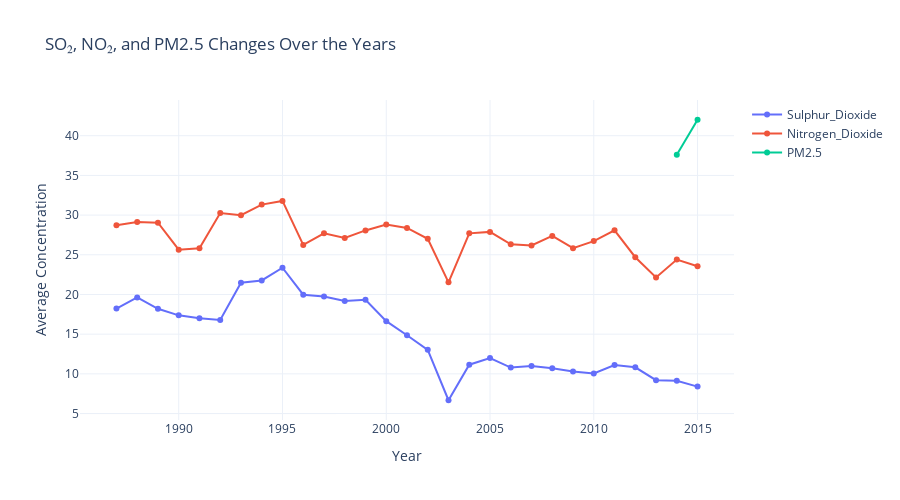

The cell this chart's notebook holds for it:
### Code cell
print(f"\nThe Data ranges from {B}{int(data['Year'].min())}{R} to {B}{int(data['Year'].max())}{R}.\n")

print(f"SO₂ data available from    :{B}{int(data.loc[data['Sulphur_Dioxide'] > 0, 'Year'].min())}{R} to " + 
                                f"{B}{int(data.loc[data['Sulphur_Dioxide'] > 0, 'Year'].max())}{R}.")
print(f"NO₂ data available from    :{B}{int(data.loc[data['Nitrogen_Dioxide'] > 0, 'Year'].min())}{R} to " + 
                                f"{B}{int(data.loc[data['Nitrogen_Dioxide'] > 0, 'Year'].max())}{R}.")
print(f"PM2.5 data available from  :{B}{int(data.loc[data['PM2.5'] > 0, 'Year'].min())}{R} to " + 
                                f"{B}{int(data.loc[data['PM2.5'] > 0, 'Year'].max())}{R}.\n\n")



fig = go.Figure()

for pollutant in pollutants:
    yearly_avg = data.groupby('Year')[pollutant].mean()
    fig.add_trace(go.Scatter(
        x=yearly_avg.index,
        y=yearly_avg.values,
        mode='lines+markers',
        name=pollutant,
        hovertemplate=f"{pollutant}<br>Year: %{{x}}<br>Avg: %{{y:.2f}}"
    ))

fig.update_layout(
    title="SO₂, NO₂, and PM2.5 Changes Over the Years",
    xaxis_title="Year",
    yaxis_title="Average Concentration",
    hovermode="x unified",
    template="plotly_white",
    width=900,
    height=500
)

fig.show()

### Figure 1 — Plotly figure (JSON) as saved in the notebook; plotly's stock layout.template omitted (floating-point values rounded to 4 significant figures)
{"data": [{"hovertemplate": "Sulphur_Dioxide<br>Year: %{x}<br>Avg: %{y:.2f}", "mode": "lines+markers", "name": "Sulphur_Dioxide", "type": "scatter", "x": [1987.0, 1988.0, 1989.0, 1990.0, 1991.0, 1992.0, 1993.0, 1994.0, 1995.0, 1996.0, 1997.0, 1998.0, 1999.0, 2000.0, 2001.0, 2002.0, 2003.0, 2004.0, 2005.0, 2006.0, 2007.0, 2008.0, 2009.0, 2010.0, 2011.0, 2012.0, 2013.0, 2014.0, 2015.0], "y": [18.22, 19.63, 18.19, 17.37, 17.0, 16.78, 21.49, 21.77, 23.37, 19.97, 19.75, 19.17, 19.32, 16.64, 14.87, 13.03, 6.674, 11.15, 11.99, 10.8, 10.99, 10.7, 10.29, 10.05, 11.11, 10.83, 9.197, 9.121, 8.392]}, {"hovertemplate": "Nitrogen_Dioxide<br>Year: %{x}<br>Avg: %{y:.2f}", "mode": "lines+markers", "name": "Nitrogen_Dioxide", "type": "scatter", "x": [1987.0, 1988.0, 1989.0, 1990.0, 1991.0, 1992.0, 1993.0, 1994.0, 1995.0, 1996.0, 1997.0, 1998.0, 1999.0, 2000.0, 2001.0, 2002.0, 2003.0, 2004.0, 2005.0, 2006.0, 2007.0, 2008.0, 2009.0, 2010.0, 2011.0, 2012.0, 2013.0, 2014.0, 2015.0], "y": [28.73, 29.14, 29.04, 25.65, 25.81, 30.27, 29.99, 31.32, 31.79, 26.24, 27.71, 27.12, 28.07, 28.83, 28.38, 27.02, 21.53, 27.7, 27.89, 26.32, 26.17, 27.38, 25.83, 26.73, 28.09, 24.69, 22.15, 24.4, 23.55]}, {"hovertemplate": "PM2.5<br>Year: %{x}<br>Avg: %{y:.2f}", "mode": "lines+markers", "name": "PM2.5", "type": "scatter", "x": [1987.0, 1988.0, 1989.0, 1990.0, 1991.0, 1992.0, 1993.0, 1994.0, 1995.0, 1996.0, 1997.0, 1998.0, 1999.0, 2000.0, 2001.0, 2002.0, 2003.0, 2004.0, 2005.0, 2006.0, 2007.0, 2008.0, 2009.0, 2010.0, 2011.0, 2012.0, 2013.0, 2014.0, 2015.0], "y": [NaN, NaN, NaN, NaN, NaN, NaN, NaN, NaN, NaN, NaN, NaN, NaN, NaN, NaN, NaN, NaN, NaN, NaN, NaN, NaN, NaN, NaN, NaN, NaN, NaN, NaN, NaN, 37.6, 42.01]}], "layout": {"height": 500, "hovermode": "x unified", "title": {"text": "SO₂, NO₂, and PM2.5 Changes Over the Years"}, "width": 900, "xaxis": {"title": {"text": "Year"}}, "yaxis": {"title": {"text": "Average Concentration"}}}}
